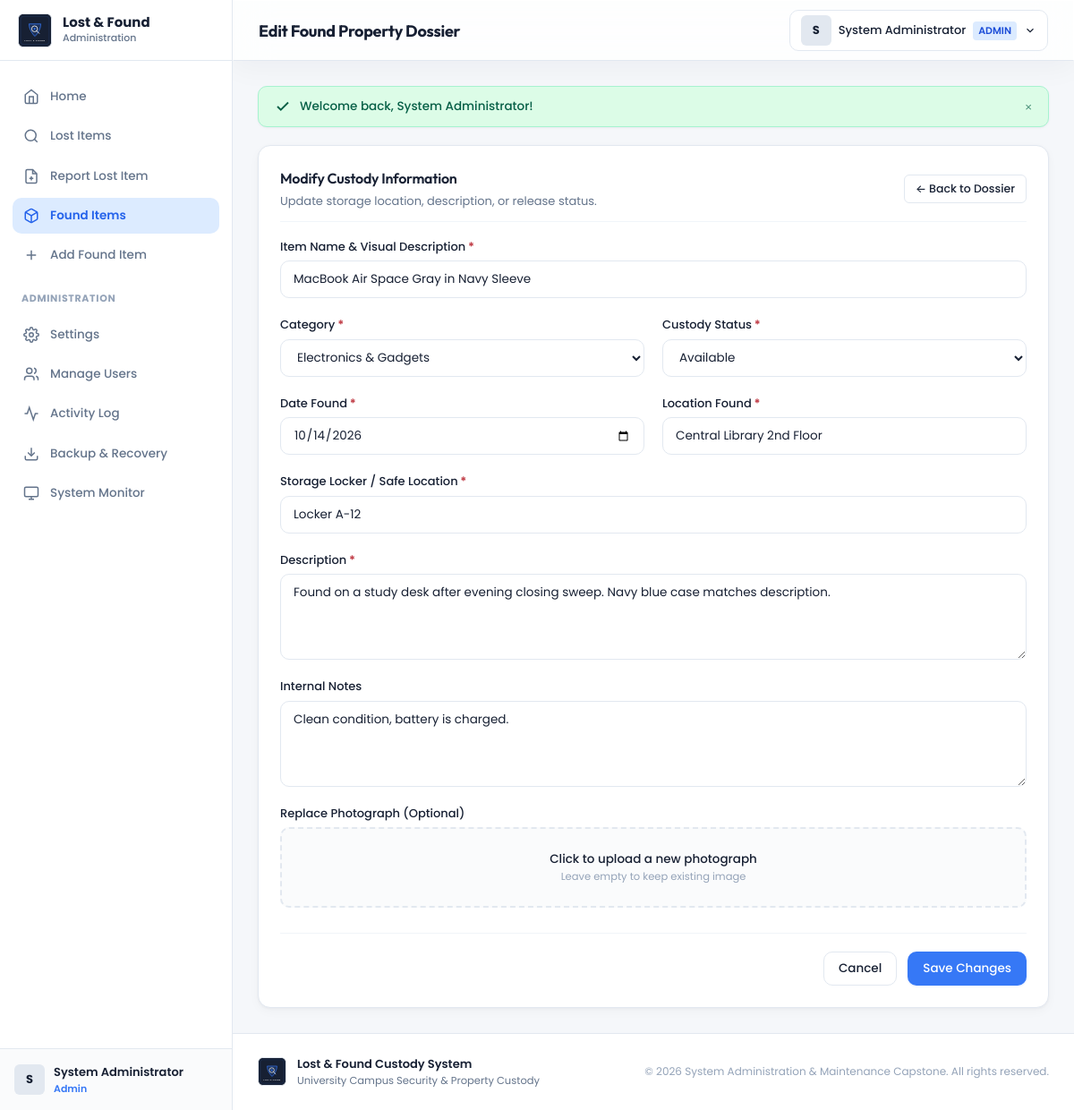
The app's page /found_items/edit.php?id=1 (signed in) with its own data.
### tables this page shows
CREATE TABLE `found_items` (
  `id` int(11) NOT NULL AUTO_INCREMENT,
  `item_name` varchar(150) NOT NULL,
  `category_id` int(11) DEFAULT NULL,
  `description` text NOT NULL,
  `date_found` date NOT NULL,
  `location_found` varchar(150) NOT NULL,
  `storage_location` varchar(150) DEFAULT 'Main Custody Locker #1',
  `recorded_by_user_id` int(11) NOT NULL,
  `image_path` varchar(255) DEFAULT NULL,
  `status` enum('Available','Matched','Returned','Disposed') NOT NULL DEFAULT 'Available',
  `additional_notes` text DEFAULT NULL,
  `created_at` timestamp NOT NULL DEFAULT CURRENT_TIMESTAMP,
  `updated_at` timestamp NOT NULL DEFAULT CURRENT_TIMESTAMP ON UPDATE CURRENT_TIMESTAMP,
  PRIMARY KEY (`id`),
  KEY `fk_found_category` (`category_id`),
  KEY `fk_found_user` (`recorded_by_user_id`),
  KEY `idx_found_status` (`status`),
  KEY `idx_date_found` (`date_found`),
  CONSTRAINT `fk_found_category` FOREIGN KEY (`category_id`) REFERENCES `categories` (`id`) ON DELETE SET NULL,
  CONSTRAINT `fk_found_user` FOREIGN KEY (`recorded_by_user_id`) REFERENCES `users` (`id`)
);

CREATE TABLE `categories` (
  `id` int(11) NOT NULL AUTO_INCREMENT,
  `name` varchar(100) NOT NULL,
  `slug` varchar(100) NOT NULL,
  `description` varchar(255) DEFAULT NULL,
  `icon` varchar(50) DEFAULT 'folder',
  `is_active` tinyint(1) NOT NULL DEFAULT 1,
  `created_at` timestamp NOT NULL DEFAULT CURRENT_TIMESTAMP,
  PRIMARY KEY (`id`),
  UNIQUE KEY `uk_slug` (`slug`)
);

CREATE TABLE `system_settings` (
  `id` int(11) NOT NULL AUTO_INCREMENT,
  `setting_key` varchar(50) NOT NULL,
  `setting_value` text NOT NULL,
  `setting_group` varchar(50) NOT NULL DEFAULT 'general',
  `description` varchar(255) DEFAULT NULL,
  `updated_at` timestamp NOT NULL DEFAULT CURRENT_TIMESTAMP ON UPDATE CURRENT_TIMESTAMP,
  PRIMARY KEY (`id`),
  UNIQUE KEY `uk_setting_key` (`setting_key`)
);

### includes/functions.php (called while the page is built, shortened)
<?php
function e($value): string {
    return htmlspecialchars((string)($value ?? ''), ENT_QUOTES, 'UTF-8');
}
function get_system_setting(string $key, string $default = ''): string {
    try {
        $db = get_db_connection();
        $stmt = $db->prepare("SELECT setting_value FROM system_settings WHERE setting_key = :k LIMIT 1");
        $stmt->execute(['k' => $key]);
        $val = $stmt->fetchColumn();
        if ($val !== false) {
            return (string)$val;
        }
    } catch (Exception $e) {
        error_log('Failed to fetch setting ' . $key . ': ' . $e->getMessage());
    }
    return $default;
}
function get_logo_url(): string {
    if (file_exists(APP_ROOT . '/picture/logo.svg')) {
        return BASE_URL . '/picture/logo.svg';
    }
    return BASE_URL . '/assets/images/logo-fallback.svg';
}

### found_items/edit.php (the view, shortened to what this page needs)
<?php
require_once APP_ROOT . '/includes/functions.php';
$id = (int)($_GET['id'] ?? 0);
$db = get_db_connection();
$stmt = $db->prepare("SELECT * FROM found_items WHERE id = :id");
$stmt->execute(['id' => $id]);
$item = $stmt->fetch();
$categories = $db->query("SELECT id, name FROM categories WHERE is_active = 1 ORDER BY name ASC")->fetchAll();
require_once APP_ROOT . '/includes/header.php';
require_once APP_ROOT . '/includes/sidebar.php';
?>
<div class="app-main">
    <?php require_once APP_ROOT . '/includes/navbar.php'; ?>
    <div class="content-wrapper">
        <?php require_once APP_ROOT . '/includes/flash_messages.php'; ?>
        <div class="card" style="max-width: 960px; margin: 0 auto;">
            <div class="card-header">
                <div>
                    <h2 class="card-title">Modify Custody Information</h2>
                    <p style="font-size: 13px; color: var(--text-secondary); margin-top: 4px;">
                        Update storage location, description, or release status.
                    </p>
                </div>
                <a href="<?= BASE_URL ?>/found_items/view.php?id=<?= $item['id'] ?>" class="btn btn-secondary btn-sm">&larr; Back to Dossier</a>
            </div>
            <form method="POST" action="<?= BASE_URL ?>/found_items/process.php" enctype="multipart/form-data">
                <div class="form-grid-2col">
                    <div class="form-group col-span-2">
                        <label for="item_name" class="form-label required">Item Name &amp; Visual Description</label>
                        <input type="text" id="item_name" name="item_name" class="form-control" value="<?= e($item['item_name']) ?>" required>
                    </div>
                    <div class="form-group">
                        <label for="category_id" class="form-label required">Category</label>
                        <select id="category_id" name="category_id" class="form-control" required>
                            <?php foreach ($categories as $cat): ?>
                                <option value="<?= $cat['id'] ?>" <?= $item['category_id'] == $cat['id'] ? 'selected' : '' ?>><?= e($cat['name']) ?></option>
                            <?php endforeach; ?>
                        </select>
                    </div>
                    <div class="form-group">
                        <label for="status" class="form-label required">Custody Status</label>
                        <select id="status" name="status" class="form-control" required>
                            <option value="Available" <?= $item['status'] === 'Available' ? 'selected' : '' ?>>Available</option>
                        </select>
                    </div>
                    <div class="form-group">
                        <label for="date_found" class="form-label required">Date Found</label>
                        <input type="date" id="date_found" name="date_found" class="form-control" value="<?= e($item['date_found']) ?>" required>
                    </div>
                    <div class="form-group">
                        <label for="location_found" class="form-label required">Location Found</label>
                        <input type="text" id="location_found" name="location_found" class="form-control" value="<?= e($item['location_found']) ?>" required>
                    </div>
                    <div class="form-group col-span-2">
                        <label for="storage_location" class="form-label required">Storage Locker / Safe Location</label>
                        <input type="text" id="storage_location" name="storage_location" class="form-control" value="<?= e($item['storage_location'] ?? '') ?>" required>
                    </div>
                    <div class="form-group col-span-2">
                        <label for="description" class="form-label required">Description</label>
                        <textarea id="description" name="description" class="form-control" required><?= e($item['description']) ?></textarea>
                    </div>
                    <div class="form-group col-span-2">
                        <label for="additional_notes" class="form-label">Internal Notes</label>
                        <textarea id="additional_notes" name="additional_notes" class="form-control"><?= e($item['additional_notes'] ?? '') ?></textarea>
                    </div>
                    <div class="form-group col-span-2">
                        <label class="form-label">Replace Photograph (Optional)</label>
                        <label class="file-upload-box" for="itemImageInput">
                            <div id="uploadPrompt">
                                <div style="font-size: 13.5px; font-weight: 500;">Click to upload a new photograph</div>
                                <div class="form-helper">Leave empty to keep existing image</div>
                            </div>
                        </label>
                    </div>
                </div>
                <div class="form-actions-bar">
                    <a href="<?= BASE_URL ?>/found_items/view.php?id=<?= $item['id'] ?>" class="btn btn-secondary">Cancel</a>
                    <button type="submit" class="btn btn-primary">Save Changes</button>
                </div>
            </form>
        </div>
<?php
require_once APP_ROOT . '/includes/footer.php';
?>

### includes/footer.php (shortened to what this page needs)
<?php
$orgName = get_system_setting('organization_name', 'Campus Security & Property Custody');
$sysName = get_system_setting('system_name', 'Lost & Found Management System');
$logoUrl = get_logo_url();
?>
    </div>
    <footer style="margin-top: auto; background: #FFFFFF; border-top: 1px solid var(--border-color); padding: 24px 28px;">
        <div style="max-width: 1400px; margin: 0 auto; display: flex; flex-wrap: wrap; justify-content: space-between; align-items: center; gap: 16px;">
            <div style="display: flex; align-items: center; gap: 12px;">
                <div style="width: 32px; height: 32px; border-radius: 6px; overflow: hidden; background: #172033; display: flex; align-items: center; justify-content: center; border: 1px solid var(--border-color);">
                    <img src="<?= e($logoUrl) ?>" alt="Logo" style="width: 100%; height: 100%; object-fit: contain; border-radius: 0;">
                </div>
                <div>
                    <div style="font-size: 13px; font-weight: 600; color: var(--text-primary);"><?= e($sysName) ?></div>
                    <div style="font-size: 11.5px; color: var(--text-secondary);"><?= e($orgName) ?></div>
                </div>
            </div>
            <div style="font-size: 12px; color: var(--text-muted);">
                &copy; <?= date('Y') ?> System Administration &amp; Maintenance Capstone. All rights reserved.
            </div>
        </div>
    </footer>
    </div>
</div>
</body>
</html>

### assets/css/style.css (style rules this page uses)
:root { --bg-main: #F5F7FA; --surface-primary: #FFFFFF; --surface-secondary: #F0F3F7; --text-primary: #172033; --text-secondary: #64748B; --text-muted: #94A3B8; --accent-main: #3678F6; --accent-hover: #2563EB; --accent-soft: #DCEBFF; --border-color: #E2E8F0; --border-light: #F1F5F9; --success: #16856B; --success-bg: #DCFCE7; --warning: #B7791F; --warning-bg: #FEF3C7; --error: #C2414B; --error-bg: #FEE2E2; --radius-sm: 6px; --radius-md: 10px; --radius-lg: 14px; --radius-xl: 20px; --shadow-subtle: 0 1px 3px rgba(15, 23, 42, 0.04), 0 1px 2px rgba(15, 23, 42, 0.02); --shadow-card: 0 4px 12px rgba(15, 23, 42, 0.03), 0 1px 3px rgba(15, 23, 42, 0.04); --shadow-dropdown: 0 12px 30px rgba(15, 23, 42, 0.08), 0 4px 6px rgba(15, 23, 42, 0.04); --transition-fast: 0.15s ease; --transition-base: 0.2s cubic-bezier(0.16, 1, 0.3, 1); --sidebar-width: 260px; --topbar-height: 68px; }
*, *::before, *::after { box-sizing: border-box; margin: 0; padding: 0; }
body { font-family: 'Poppins', -apple-system, BlinkMacSystemFont, "Segoe UI", Roboto, sans-serif; background-color: var(--bg-main); color: var(--text-primary); font-size: 14px; line-height: 1.5; -webkit-font-smoothing: antialiased; min-height: 100vh; }
h1, h2, h3, h4, .brand-display { font-family: 'Outfit', 'Poppins', sans-serif; color: var(--text-primary); font-weight: 600; letter-spacing: -0.015em; }
a { color: var(--accent-main); text-decoration: none; transition: color var(--transition-fast); }
.app-main { margin-left: var(--sidebar-width); flex: 1; display: flex; flex-direction: column; min-height: 100vh; }
.btn { display: inline-flex; align-items: center; justify-content: center; gap: 8px; font-family: inherit; font-size: 13.5px; font-weight: 500; padding: 8px 16px; border-radius: var(--radius-md); border: 1px solid transparent; cursor: pointer; transition: all var(--transition-fast); text-decoration: none; white-space: nowrap; }
.btn-primary { background-color: var(--accent-main); color: #FFFFFF; box-shadow: 0 1px 2px rgba(54, 120, 246, 0.16); }
.btn-secondary { background-color: var(--surface-primary); border-color: var(--border-color); color: var(--text-primary); }
.btn-sm { padding: 6px 12px; font-size: 12.5px; border-radius: var(--radius-sm); }
.content-wrapper { flex: 1; padding: 28px; max-width: 1400px; width: 100%; margin: 0 auto; }
.card { background: var(--surface-primary); border: 1px solid var(--border-color); border-radius: var(--radius-lg); box-shadow: var(--shadow-card); padding: 24px; margin-bottom: 24px; }
.card-header { display: flex; align-items: center; justify-content: space-between; margin-bottom: 18px; padding-bottom: 12px; border-bottom: 1px solid var(--border-light); }
.card-title { font-size: 16px; font-weight: 600; color: var(--text-primary); }

### assets/css/forms.css (style rules this page uses)
.form-grid-2col { display: grid; grid-template-columns: 1fr 1fr; gap: 20px; }
.form-group { display: flex; flex-direction: column; gap: 6px; }
.form-group.col-span-2 { grid-column: span 2; }
.form-label { font-size: 13px; font-weight: 500; color: var(--text-primary); }
.form-label.required::after { content: " *"; color: var(--error); font-weight: bold; }
.form-control { width: 100%; height: 42px; padding: 8px 14px; font-family: inherit; font-size: 13.5px; color: var(--text-primary); background-color: var(--surface-primary); border: 1px solid var(--border-color); border-radius: var(--radius-md); outline: none; transition: border-color var(--transition-fast), box-shadow var(--transition-fast); }
textarea.form-control { height: auto; min-height: 96px; resize: vertical; padding: 10px 14px; }
.form-helper { font-size: 11.5px; color: var(--text-muted); }
.file-upload-box { border: 2px dashed var(--border-color); border-radius: var(--radius-md); padding: 24px; text-align: center; background: #FAFBFC; cursor: pointer; transition: border-color var(--transition-fast), background var(--transition-fast); }
.form-actions-bar { display: flex; align-items: center; justify-content: flex-end; gap: 12px; margin-top: 28px; padding-top: 20px; border-top: 1px solid var(--border-light); }

### records on screen
found_items: item_name "MacBook Air Space Gray in Navy Sleeve", category_id "Electronics & Gadgets", status "Available", date_found "10/14/2026", location_found "Central Library 2nd Floor", storage_location "Locker A-12", description "Found on a study desk after evening closing sweep. Navy blue case matches description.", additional_notes "Clean condition, battery is charged."
system_settings: setting_value "Lost & Found Custody System"
system_settings: setting_value "University Campus Security & Property Custody"

### other values on screen
substr($user['full_name'] ?? 'U', 0, 1) "S"
$user['full_name'] "System Administrator"
$user['role'] "Admin"
$pageHeading "Edit Found Property Dossier"
substr($user['full_name'], 0, 1) "S"
$user['role'] "ADMIN"
$flash['message'] "Welcome back, System Administrator!"
